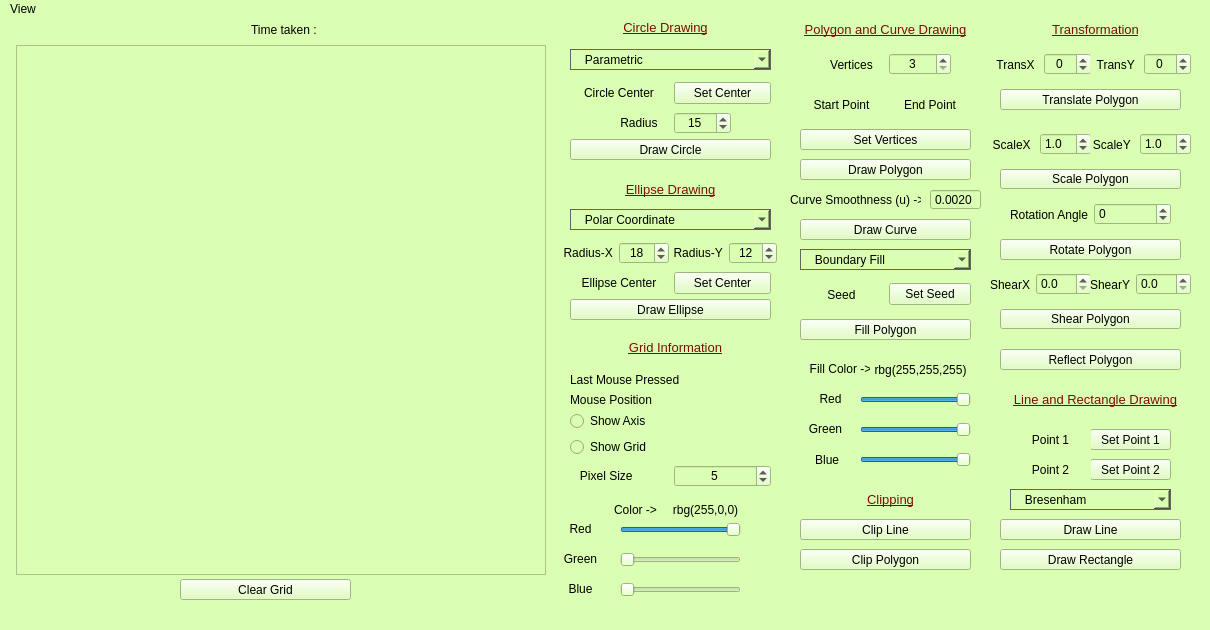
<?xml version="1.0" encoding="UTF-8"?>
<ui version="4.0">
 <class>MainWindow</class>
 <widget class="QMainWindow" name="MainWindow">
  <property name="geometry">
   <rect>
    <x>0</x>
    <y>0</y>
    <width>1210</width>
    <height>630</height>
   </rect>
  </property>
  <property name="windowTitle">
   <string>MainWindow</string>
  </property>
  <property name="styleSheet">
   <string notr="true">background-color:rgb(219, 255, 178)</string>
  </property>
  <widget class="QWidget" name="centralwidget">
   <widget class="frame_widget" name="frame">
    <property name="geometry">
     <rect>
      <x>16</x>
      <y>26</y>
      <width>530</width>
      <height>530</height>
     </rect>
    </property>
    <property name="frameShape">
     <enum>QFrame::StyledPanel</enum>
    </property>
    <property name="frameShadow">
     <enum>QFrame::Raised</enum>
    </property>
   </widget>
   <widget class="QWidget" name="layoutWidget">
    <property name="geometry">
     <rect>
      <x>570</x>
      <y>370</y>
      <width>201</width>
      <height>21</height>
     </rect>
    </property>
    <layout class="QHBoxLayout" name="horizontalLayout_2">
     <item>
      <widget class="QLabel" name="label_6">
       <property name="text">
        <string>Mouse Position</string>
       </property>
      </widget>
     </item>
     <item>
      <widget class="QLabel" name="coord">
       <property name="text">
        <string/>
       </property>
      </widget>
     </item>
    </layout>
   </widget>
   <widget class="QWidget" name="layoutWidget">
    <property name="geometry">
     <rect>
      <x>570</x>
      <y>390</y>
      <width>201</width>
      <height>81</height>
     </rect>
    </property>
    <layout class="QVBoxLayout" name="verticalLayout_2">
     <item>
      <layout class="QVBoxLayout" name="verticalLayout">
       <item>
        <widget class="QRadioButton" name="radioButton">
         <property name="text">
          <string>Show Axis</string>
         </property>
         <property name="autoExclusive">
          <bool>false</bool>
         </property>
        </widget>
       </item>
       <item>
        <widget class="QRadioButton" name="radioButton_2">
         <property name="text">
          <string>Show Grid</string>
         </property>
         <property name="autoExclusive">
          <bool>false</bool>
         </property>
        </widget>
       </item>
      </layout>
     </item>
     <item>
      <layout class="QHBoxLayout" name="horizontalLayout_3">
       <item>
        <widget class="QLabel" name="label">
         <property name="text">
          <string>   Pixel Size</string>
         </property>
        </widget>
       </item>
       <item>
        <widget class="QSpinBox" name="spinBox">
         <property name="alignment">
          <set>Qt::AlignCenter</set>
         </property>
         <property name="maximum">
          <number>150</number>
         </property>
         <property name="value">
          <number>5</number>
         </property>
        </widget>
       </item>
      </layout>
     </item>
    </layout>
   </widget>
   <widget class="QPushButton" name="pushButton_5">
    <property name="geometry">
     <rect>
      <x>180</x>
      <y>560</y>
      <width>171</width>
      <height>21</height>
     </rect>
    </property>
    <property name="text">
     <string>Clear Grid</string>
    </property>
   </widget>
   <widget class="QWidget" name="horizontalLayoutWidget">
    <property name="geometry">
     <rect>
      <x>570</x>
      <y>350</y>
      <width>201</width>
      <height>21</height>
     </rect>
    </property>
    <layout class="QHBoxLayout" name="horizontalLayout_6">
     <item>
      <widget class="QLabel" name="label_5">
       <property name="text">
        <string>Last Mouse Pressed</string>
       </property>
      </widget>
     </item>
     <item>
      <widget class="QLabel" name="press">
       <property name="text">
        <string/>
       </property>
      </widget>
     </item>
    </layout>
   </widget>
   <widget class="QComboBox" name="comboBox">
    <property name="geometry">
     <rect>
      <x>570</x>
      <y>30</y>
      <width>201</width>
      <height>21</height>
     </rect>
    </property>
    <property name="sizePolicy">
     <sizepolicy hsizetype="Preferred" vsizetype="Fixed">
      <horstretch>0</horstretch>
      <verstretch>0</verstretch>
     </sizepolicy>
    </property>
    <property name="layoutDirection">
     <enum>Qt::LeftToRight</enum>
    </property>
    <property name="autoFillBackground">
     <bool>false</bool>
    </property>
    <property name="styleSheet">
     <string notr="true">border: 0.5px solid rgb(100, 100, 100)
</string>
    </property>
    <property name="insertPolicy">
     <enum>QComboBox::InsertAlphabetically</enum>
    </property>
    <property name="sizeAdjustPolicy">
     <enum>QComboBox::AdjustToContentsOnFirstShow</enum>
    </property>
    <item>
     <property name="text">
      <string>   Parametric</string>
     </property>
    </item>
    <item>
     <property name="text">
      <string>   Polar Coordinates</string>
     </property>
    </item>
    <item>
     <property name="text">
      <string>   Mid Point</string>
     </property>
    </item>
    <item>
     <property name="text">
      <string>   Bresenham's Midpoint</string>
     </property>
    </item>
   </widget>
   <widget class="QPushButton" name="pushButton_6">
    <property name="geometry">
     <rect>
      <x>570</x>
      <y>120</y>
      <width>201</width>
      <height>21</height>
     </rect>
    </property>
    <property name="text">
     <string>Draw Circle</string>
    </property>
   </widget>
   <widget class="QWidget" name="horizontalLayoutWidget_2">
    <property name="geometry">
     <rect>
      <x>610</x>
      <y>90</y>
      <width>121</width>
      <height>28</height>
     </rect>
    </property>
    <layout class="QHBoxLayout" name="horizontalLayout_8">
     <item>
      <widget class="QLabel" name="label_4">
       <property name="text">
        <string>Radius</string>
       </property>
       <property name="alignment">
        <set>Qt::AlignCenter</set>
       </property>
      </widget>
     </item>
     <item>
      <widget class="QSpinBox" name="radius">
       <property name="alignment">
        <set>Qt::AlignCenter</set>
       </property>
       <property name="value">
        <number>15</number>
       </property>
      </widget>
     </item>
    </layout>
   </widget>
   <widget class="QSlider" name="rSlider">
    <property name="geometry">
     <rect>
      <x>620</x>
      <y>500</y>
      <width>121</width>
      <height>21</height>
     </rect>
    </property>
    <property name="maximum">
     <number>255</number>
    </property>
    <property name="pageStep">
     <number>15</number>
    </property>
    <property name="value">
     <number>255</number>
    </property>
    <property name="orientation">
     <enum>Qt::Horizontal</enum>
    </property>
   </widget>
   <widget class="QLabel" name="R">
    <property name="geometry">
     <rect>
      <x>610</x>
      <y>480</y>
      <width>51</width>
      <height>21</height>
     </rect>
    </property>
    <property name="text">
     <string>Color -&gt;</string>
    </property>
    <property name="alignment">
     <set>Qt::AlignCenter</set>
    </property>
   </widget>
   <widget class="QSlider" name="gSlider">
    <property name="geometry">
     <rect>
      <x>620</x>
      <y>530</y>
      <width>121</width>
      <height>21</height>
     </rect>
    </property>
    <property name="maximum">
     <number>255</number>
    </property>
    <property name="pageStep">
     <number>15</number>
    </property>
    <property name="orientation">
     <enum>Qt::Horizontal</enum>
    </property>
   </widget>
   <widget class="QSlider" name="bSlider">
    <property name="geometry">
     <rect>
      <x>620</x>
      <y>560</y>
      <width>121</width>
      <height>21</height>
     </rect>
    </property>
    <property name="maximum">
     <number>255</number>
    </property>
    <property name="pageStep">
     <number>15</number>
    </property>
    <property name="orientation">
     <enum>Qt::Horizontal</enum>
    </property>
   </widget>
   <widget class="QLabel" name="label_3">
    <property name="geometry">
     <rect>
      <x>560</x>
      <y>500</y>
      <width>41</width>
      <height>20</height>
     </rect>
    </property>
    <property name="text">
     <string>Red</string>
    </property>
    <property name="alignment">
     <set>Qt::AlignCenter</set>
    </property>
   </widget>
   <widget class="QLabel" name="label_7">
    <property name="geometry">
     <rect>
      <x>560</x>
      <y>530</y>
      <width>41</width>
      <height>20</height>
     </rect>
    </property>
    <property name="text">
     <string>Green</string>
    </property>
    <property name="alignment">
     <set>Qt::AlignCenter</set>
    </property>
   </widget>
   <widget class="QLabel" name="label_8">
    <property name="geometry">
     <rect>
      <x>560</x>
      <y>560</y>
      <width>41</width>
      <height>20</height>
     </rect>
    </property>
    <property name="text">
     <string>Blue</string>
    </property>
    <property name="alignment">
     <set>Qt::AlignCenter</set>
    </property>
   </widget>
   <widget class="QLabel" name="color">
    <property name="geometry">
     <rect>
      <x>660</x>
      <y>480</y>
      <width>91</width>
      <height>21</height>
     </rect>
    </property>
    <property name="text">
     <string>rbg(255,0,0)</string>
    </property>
    <property name="alignment">
     <set>Qt::AlignCenter</set>
    </property>
   </widget>
   <widget class="QWidget" name="horizontalLayoutWidget_4">
    <property name="geometry">
     <rect>
      <x>560</x>
      <y>220</y>
      <width>109</width>
      <height>28</height>
     </rect>
    </property>
    <layout class="QHBoxLayout" name="horizontalLayout">
     <item>
      <widget class="QLabel" name="label_9">
       <property name="text">
        <string> Radius-X</string>
       </property>
       <property name="alignment">
        <set>Qt::AlignCenter</set>
       </property>
      </widget>
     </item>
     <item>
      <widget class="QSpinBox" name="major">
       <property name="alignment">
        <set>Qt::AlignCenter</set>
       </property>
       <property name="value">
        <number>18</number>
       </property>
      </widget>
     </item>
    </layout>
   </widget>
   <widget class="QWidget" name="horizontalLayoutWidget_5">
    <property name="geometry">
     <rect>
      <x>670</x>
      <y>220</y>
      <width>107</width>
      <height>28</height>
     </rect>
    </property>
    <layout class="QHBoxLayout" name="horizontalLayout_7">
     <item>
      <widget class="QLabel" name="label_10">
       <property name="text">
        <string> Radius-Y</string>
       </property>
       <property name="alignment">
        <set>Qt::AlignCenter</set>
       </property>
      </widget>
     </item>
     <item>
      <widget class="QSpinBox" name="minor">
       <property name="alignment">
        <set>Qt::AlignCenter</set>
       </property>
       <property name="value">
        <number>12</number>
       </property>
      </widget>
     </item>
    </layout>
   </widget>
   <widget class="QWidget" name="horizontalLayoutWidget_6">
    <property name="geometry">
     <rect>
      <x>570</x>
      <y>250</y>
      <width>201</width>
      <height>28</height>
     </rect>
    </property>
    <layout class="QHBoxLayout" name="horizontalLayout_10">
     <item>
      <widget class="QLabel" name="center_2">
       <property name="text">
        <string>Ellipse Center</string>
       </property>
       <property name="alignment">
        <set>Qt::AlignCenter</set>
       </property>
      </widget>
     </item>
     <item>
      <widget class="QPushButton" name="pushButton">
       <property name="text">
        <string>Set Center</string>
       </property>
      </widget>
     </item>
    </layout>
   </widget>
   <widget class="QPushButton" name="pushButton_7">
    <property name="geometry">
     <rect>
      <x>570</x>
      <y>280</y>
      <width>201</width>
      <height>21</height>
     </rect>
    </property>
    <property name="text">
     <string>Draw Ellipse</string>
    </property>
   </widget>
   <widget class="QLabel" name="label_2">
    <property name="geometry">
     <rect>
      <x>600</x>
      <y>0</y>
      <width>131</width>
      <height>16</height>
     </rect>
    </property>
    <property name="styleSheet">
     <string notr="true">text-decoration: underline;
font-size: 13px;
color: rgb(122, 13, 5);</string>
    </property>
    <property name="text">
     <string>Circle Drawing</string>
    </property>
    <property name="alignment">
     <set>Qt::AlignCenter</set>
    </property>
   </widget>
   <widget class="QWidget" name="horizontalLayoutWidget_3">
    <property name="geometry">
     <rect>
      <x>570</x>
      <y>60</y>
      <width>201</width>
      <height>28</height>
     </rect>
    </property>
    <layout class="QHBoxLayout" name="horizontalLayout_4">
     <item>
      <widget class="QLabel" name="center">
       <property name="text">
        <string>Circle Center</string>
       </property>
       <property name="alignment">
        <set>Qt::AlignCenter</set>
       </property>
      </widget>
     </item>
     <item>
      <widget class="QPushButton" name="pushButton_2">
       <property name="text">
        <string>Set Center</string>
       </property>
      </widget>
     </item>
    </layout>
   </widget>
   <widget class="QLabel" name="label_11">
    <property name="geometry">
     <rect>
      <x>600</x>
      <y>160</y>
      <width>141</width>
      <height>20</height>
     </rect>
    </property>
    <property name="styleSheet">
     <string notr="true">text-decoration: underline;
font-size: 13px;
color: rgb(122, 13, 5);</string>
    </property>
    <property name="text">
     <string>Ellipse Drawing</string>
    </property>
    <property name="alignment">
     <set>Qt::AlignCenter</set>
    </property>
   </widget>
   <widget class="QLabel" name="time">
    <property name="geometry">
     <rect>
      <x>230</x>
      <y>0</y>
      <width>111</width>
      <height>21</height>
     </rect>
    </property>
    <property name="text">
     <string>Time taken : </string>
    </property>
    <property name="alignment">
     <set>Qt::AlignCenter</set>
    </property>
   </widget>
   <widget class="QComboBox" name="comboBox_2">
    <property name="geometry">
     <rect>
      <x>570</x>
      <y>190</y>
      <width>201</width>
      <height>21</height>
     </rect>
    </property>
    <property name="styleSheet">
     <string notr="true">border: 0.5px solid rgb(100, 100, 100)
</string>
    </property>
    <item>
     <property name="text">
      <string>   Polar Coordinate</string>
     </property>
    </item>
    <item>
     <property name="text">
      <string>   Midpoint</string>
     </property>
    </item>
   </widget>
   <widget class="QLabel" name="label_13">
    <property name="geometry">
     <rect>
      <x>800</x>
      <y>0</y>
      <width>171</width>
      <height>21</height>
     </rect>
    </property>
    <property name="styleSheet">
     <string notr="true">text-decoration: underline;
font-size: 13px;
color: rgb(122, 13, 5);</string>
    </property>
    <property name="text">
     <string>Polygon and Curve Drawing</string>
    </property>
    <property name="alignment">
     <set>Qt::AlignCenter</set>
    </property>
   </widget>
   <widget class="QWidget" name="horizontalLayoutWidget_7">
    <property name="geometry">
     <rect>
      <x>820</x>
      <y>30</y>
      <width>131</width>
      <height>31</height>
     </rect>
    </property>
    <layout class="QHBoxLayout" name="horizontalLayout_5">
     <item>
      <widget class="QLabel" name="label_14">
       <property name="text">
        <string>Vertices</string>
       </property>
       <property name="alignment">
        <set>Qt::AlignCenter</set>
       </property>
      </widget>
     </item>
     <item>
      <widget class="QSpinBox" name="vertices">
       <property name="alignment">
        <set>Qt::AlignCenter</set>
       </property>
       <property name="minimum">
        <number>3</number>
       </property>
       <property name="maximum">
        <number>20</number>
       </property>
       <property name="value">
        <number>3</number>
       </property>
      </widget>
     </item>
    </layout>
   </widget>
   <widget class="QPushButton" name="pushButton_8">
    <property name="geometry">
     <rect>
      <x>800</x>
      <y>110</y>
      <width>171</width>
      <height>21</height>
     </rect>
    </property>
    <property name="text">
     <string>Set Vertices</string>
    </property>
   </widget>
   <widget class="QWidget" name="horizontalLayoutWidget_8">
    <property name="geometry">
     <rect>
      <x>800</x>
      <y>70</y>
      <width>171</width>
      <height>31</height>
     </rect>
    </property>
    <layout class="QHBoxLayout" name="horizontalLayout_9">
     <item>
      <widget class="QLabel" name="polygonStart">
       <property name="text">
        <string>Start Point</string>
       </property>
       <property name="alignment">
        <set>Qt::AlignCenter</set>
       </property>
      </widget>
     </item>
     <item>
      <widget class="QLabel" name="polygonEnd">
       <property name="text">
        <string>End Point</string>
       </property>
       <property name="alignment">
        <set>Qt::AlignCenter</set>
       </property>
      </widget>
     </item>
    </layout>
   </widget>
   <widget class="QPushButton" name="pushButton_9">
    <property name="geometry">
     <rect>
      <x>800</x>
      <y>140</y>
      <width>171</width>
      <height>21</height>
     </rect>
    </property>
    <property name="text">
     <string>Draw Polygon</string>
    </property>
   </widget>
   <widget class="QWidget" name="horizontalLayoutWidget_9">
    <property name="geometry">
     <rect>
      <x>800</x>
      <y>260</y>
      <width>171</width>
      <height>31</height>
     </rect>
    </property>
    <layout class="QHBoxLayout" name="horizontalLayout_11">
     <item>
      <widget class="QLabel" name="seed">
       <property name="text">
        <string>Seed</string>
       </property>
       <property name="alignment">
        <set>Qt::AlignCenter</set>
       </property>
      </widget>
     </item>
     <item>
      <widget class="QPushButton" name="pushButton_3">
       <property name="text">
        <string>Set Seed</string>
       </property>
      </widget>
     </item>
    </layout>
   </widget>
   <widget class="QPushButton" name="pushButton_4">
    <property name="geometry">
     <rect>
      <x>800</x>
      <y>300</y>
      <width>171</width>
      <height>21</height>
     </rect>
    </property>
    <property name="text">
     <string>Fill Polygon</string>
    </property>
   </widget>
   <widget class="QComboBox" name="comboBox_3">
    <property name="geometry">
     <rect>
      <x>800</x>
      <y>230</y>
      <width>171</width>
      <height>21</height>
     </rect>
    </property>
    <property name="styleSheet">
     <string notr="true">border: 0.5px solid rgb(100, 100, 100)
</string>
    </property>
    <item>
     <property name="text">
      <string>   Boundary Fill</string>
     </property>
    </item>
    <item>
     <property name="text">
      <string>   Flood Fill </string>
     </property>
    </item>
    <item>
     <property name="text">
      <string>   ScanLine Fill</string>
     </property>
    </item>
   </widget>
   <widget class="QLabel" name="label_12">
    <property name="geometry">
     <rect>
      <x>810</x>
      <y>340</y>
      <width>61</width>
      <height>20</height>
     </rect>
    </property>
    <property name="text">
     <string>Fill Color -&gt;</string>
    </property>
    <property name="alignment">
     <set>Qt::AlignCenter</set>
    </property>
   </widget>
   <widget class="QLabel" name="fillcolor">
    <property name="geometry">
     <rect>
      <x>870</x>
      <y>340</y>
      <width>101</width>
      <height>21</height>
     </rect>
    </property>
    <property name="text">
     <string>rbg(255,255,255)</string>
    </property>
    <property name="alignment">
     <set>Qt::AlignCenter</set>
    </property>
   </widget>
   <widget class="QSlider" name="rFill">
    <property name="geometry">
     <rect>
      <x>860</x>
      <y>370</y>
      <width>111</width>
      <height>21</height>
     </rect>
    </property>
    <property name="maximum">
     <number>255</number>
    </property>
    <property name="pageStep">
     <number>15</number>
    </property>
    <property name="value">
     <number>255</number>
    </property>
    <property name="orientation">
     <enum>Qt::Horizontal</enum>
    </property>
   </widget>
   <widget class="QSlider" name="gFill">
    <property name="geometry">
     <rect>
      <x>860</x>
      <y>400</y>
      <width>111</width>
      <height>21</height>
     </rect>
    </property>
    <property name="maximum">
     <number>255</number>
    </property>
    <property name="pageStep">
     <number>15</number>
    </property>
    <property name="value">
     <number>255</number>
    </property>
    <property name="orientation">
     <enum>Qt::Horizontal</enum>
    </property>
   </widget>
   <widget class="QLabel" name="label_16">
    <property name="geometry">
     <rect>
      <x>810</x>
      <y>370</y>
      <width>41</width>
      <height>20</height>
     </rect>
    </property>
    <property name="text">
     <string>Red</string>
    </property>
    <property name="alignment">
     <set>Qt::AlignCenter</set>
    </property>
   </widget>
   <widget class="QLabel" name="label_17">
    <property name="geometry">
     <rect>
      <x>800</x>
      <y>400</y>
      <width>51</width>
      <height>20</height>
     </rect>
    </property>
    <property name="text">
     <string>Green</string>
    </property>
    <property name="alignment">
     <set>Qt::AlignCenter</set>
    </property>
   </widget>
   <widget class="QLabel" name="label_18">
    <property name="geometry">
     <rect>
      <x>800</x>
      <y>430</y>
      <width>51</width>
      <height>21</height>
     </rect>
    </property>
    <property name="text">
     <string> Blue</string>
    </property>
    <property name="alignment">
     <set>Qt::AlignCenter</set>
    </property>
   </widget>
   <widget class="QSlider" name="bFill">
    <property name="geometry">
     <rect>
      <x>860</x>
      <y>430</y>
      <width>111</width>
      <height>21</height>
     </rect>
    </property>
    <property name="maximum">
     <number>255</number>
    </property>
    <property name="pageStep">
     <number>15</number>
    </property>
    <property name="value">
     <number>255</number>
    </property>
    <property name="orientation">
     <enum>Qt::Horizontal</enum>
    </property>
   </widget>
   <widget class="QWidget" name="horizontalLayoutWidget_10">
    <property name="geometry">
     <rect>
      <x>990</x>
      <y>30</y>
      <width>101</width>
      <height>31</height>
     </rect>
    </property>
    <layout class="QHBoxLayout" name="horizontalLayout_12">
     <item>
      <widget class="QLabel" name="label_15">
       <property name="text">
        <string>TransX </string>
       </property>
       <property name="alignment">
        <set>Qt::AlignRight|Qt::AlignTrailing|Qt::AlignVCenter</set>
       </property>
      </widget>
     </item>
     <item>
      <widget class="QSpinBox" name="tranx">
       <property name="alignment">
        <set>Qt::AlignCenter</set>
       </property>
       <property name="minimum">
        <number>-50</number>
       </property>
       <property name="maximum">
        <number>50</number>
       </property>
      </widget>
     </item>
    </layout>
   </widget>
   <widget class="QWidget" name="horizontalLayoutWidget_11">
    <property name="geometry">
     <rect>
      <x>1090</x>
      <y>30</y>
      <width>101</width>
      <height>31</height>
     </rect>
    </property>
    <layout class="QHBoxLayout" name="horizontalLayout_13">
     <item>
      <widget class="QLabel" name="label_19">
       <property name="text">
        <string>TransY </string>
       </property>
       <property name="alignment">
        <set>Qt::AlignRight|Qt::AlignTrailing|Qt::AlignVCenter</set>
       </property>
      </widget>
     </item>
     <item>
      <widget class="QSpinBox" name="trany">
       <property name="alignment">
        <set>Qt::AlignCenter</set>
       </property>
       <property name="minimum">
        <number>-50</number>
       </property>
       <property name="maximum">
        <number>50</number>
       </property>
      </widget>
     </item>
    </layout>
   </widget>
   <widget class="QPushButton" name="pushButton_translate">
    <property name="geometry">
     <rect>
      <x>1000</x>
      <y>70</y>
      <width>181</width>
      <height>21</height>
     </rect>
    </property>
    <property name="text">
     <string>Translate Polygon</string>
    </property>
   </widget>
   <widget class="QLabel" name="label_20">
    <property name="geometry">
     <rect>
      <x>1040</x>
      <y>0</y>
      <width>111</width>
      <height>21</height>
     </rect>
    </property>
    <property name="styleSheet">
     <string notr="true">text-decoration: underline;
font-size: 13px;
color: rgb(122, 13, 5);</string>
    </property>
    <property name="text">
     <string>Transformation</string>
    </property>
    <property name="alignment">
     <set>Qt::AlignCenter</set>
    </property>
   </widget>
   <widget class="QWidget" name="horizontalLayoutWidget_12">
    <property name="geometry">
     <rect>
      <x>990</x>
      <y>110</y>
      <width>101</width>
      <height>31</height>
     </rect>
    </property>
    <layout class="QHBoxLayout" name="horizontalLayout_14">
     <item>
      <widget class="QLabel" name="label_21">
       <property name="text">
        <string>ScaleX </string>
       </property>
       <property name="alignment">
        <set>Qt::AlignRight|Qt::AlignTrailing|Qt::AlignVCenter</set>
       </property>
      </widget>
     </item>
     <item>
      <widget class="QDoubleSpinBox" name="scalex">
       <property name="prefix">
        <string/>
       </property>
       <property name="decimals">
        <number>1</number>
       </property>
       <property name="maximum">
        <double>10.000000000000000</double>
       </property>
       <property name="singleStep">
        <double>0.300000000000000</double>
       </property>
       <property name="value">
        <double>1.000000000000000</double>
       </property>
      </widget>
     </item>
    </layout>
   </widget>
   <widget class="QWidget" name="horizontalLayoutWidget_13">
    <property name="geometry">
     <rect>
      <x>1090</x>
      <y>110</y>
      <width>101</width>
      <height>31</height>
     </rect>
    </property>
    <layout class="QHBoxLayout" name="horizontalLayout_15">
     <item>
      <widget class="QLabel" name="label_22">
       <property name="text">
        <string>ScaleY </string>
       </property>
       <property name="alignment">
        <set>Qt::AlignRight|Qt::AlignTrailing|Qt::AlignVCenter</set>
       </property>
      </widget>
     </item>
     <item>
      <widget class="QDoubleSpinBox" name="scaley">
       <property name="decimals">
        <number>1</number>
       </property>
       <property name="maximum">
        <double>10.000000000000000</double>
       </property>
       <property name="singleStep">
        <double>0.300000000000000</double>
       </property>
       <property name="value">
        <double>1.000000000000000</double>
       </property>
      </widget>
     </item>
    </layout>
   </widget>
   <widget class="QPushButton" name="pushButton_scale">
    <property name="geometry">
     <rect>
      <x>1000</x>
      <y>150</y>
      <width>181</width>
      <height>20</height>
     </rect>
    </property>
    <property name="text">
     <string>Scale Polygon</string>
    </property>
   </widget>
   <widget class="QWidget" name="horizontalLayoutWidget_14">
    <property name="geometry">
     <rect>
      <x>1010</x>
      <y>180</y>
      <width>161</width>
      <height>31</height>
     </rect>
    </property>
    <layout class="QHBoxLayout" name="horizontalLayout_16">
     <item>
      <widget class="QLabel" name="label_23">
       <property name="text">
        <string>Rotation Angle</string>
       </property>
       <property name="alignment">
        <set>Qt::AlignRight|Qt::AlignTrailing|Qt::AlignVCenter</set>
       </property>
      </widget>
     </item>
     <item>
      <widget class="QSpinBox" name="rotate">
       <property name="minimum">
        <number>-180</number>
       </property>
       <property name="maximum">
        <number>180</number>
       </property>
       <property name="singleStep">
        <number>5</number>
       </property>
      </widget>
     </item>
    </layout>
   </widget>
   <widget class="QPushButton" name="pushButton_rotate">
    <property name="geometry">
     <rect>
      <x>1000</x>
      <y>220</y>
      <width>181</width>
      <height>21</height>
     </rect>
    </property>
    <property name="text">
     <string>Rotate Polygon</string>
    </property>
   </widget>
   <widget class="QPushButton" name="pushButton_11">
    <property name="geometry">
     <rect>
      <x>1090</x>
      <y>440</y>
      <width>81</width>
      <height>21</height>
     </rect>
    </property>
    <property name="text">
     <string>Set Point 2</string>
    </property>
   </widget>
   <widget class="QPushButton" name="pushButton_10">
    <property name="geometry">
     <rect>
      <x>1090</x>
      <y>410</y>
      <width>81</width>
      <height>21</height>
     </rect>
    </property>
    <property name="text">
     <string>Set Point 1</string>
    </property>
   </widget>
   <widget class="QPushButton" name="pushButton_line">
    <property name="geometry">
     <rect>
      <x>1000</x>
      <y>500</y>
      <width>181</width>
      <height>21</height>
     </rect>
    </property>
    <property name="text">
     <string>Draw Line</string>
    </property>
   </widget>
   <widget class="QPushButton" name="pushButton_reflect">
    <property name="geometry">
     <rect>
      <x>1000</x>
      <y>330</y>
      <width>181</width>
      <height>21</height>
     </rect>
    </property>
    <property name="text">
     <string>Reflect Polygon</string>
    </property>
   </widget>
   <widget class="QLabel" name="point1">
    <property name="geometry">
     <rect>
      <x>1010</x>
      <y>410</y>
      <width>81</width>
      <height>21</height>
     </rect>
    </property>
    <property name="text">
     <string>Point 1</string>
    </property>
    <property name="alignment">
     <set>Qt::AlignCenter</set>
    </property>
   </widget>
   <widget class="QLabel" name="point2">
    <property name="geometry">
     <rect>
      <x>1010</x>
      <y>440</y>
      <width>81</width>
      <height>21</height>
     </rect>
    </property>
    <property name="text">
     <string>Point 2</string>
    </property>
    <property name="alignment">
     <set>Qt::AlignCenter</set>
    </property>
   </widget>
   <widget class="QLabel" name="label_26">
    <property name="geometry">
     <rect>
      <x>1010</x>
      <y>370</y>
      <width>171</width>
      <height>21</height>
     </rect>
    </property>
    <property name="styleSheet">
     <string notr="true">text-decoration: underline;
font-size: 13px;
color: rgb(122, 13, 5);
</string>
    </property>
    <property name="text">
     <string>Line and Rectangle Drawing</string>
    </property>
    <property name="alignment">
     <set>Qt::AlignCenter</set>
    </property>
   </widget>
   <widget class="QComboBox" name="comboBox_4">
    <property name="geometry">
     <rect>
      <x>1010</x>
      <y>470</y>
      <width>161</width>
      <height>21</height>
     </rect>
    </property>
    <property name="styleSheet">
     <string notr="true">border: 0.5px solid rgb(100, 100, 100)
</string>
    </property>
    <item>
     <property name="text">
      <string>   Bresenham</string>
     </property>
    </item>
    <item>
     <property name="text">
      <string>   DDA</string>
     </property>
    </item>
   </widget>
   <widget class="QWidget" name="horizontalLayoutWidget_15">
    <property name="geometry">
     <rect>
      <x>990</x>
      <y>250</y>
      <width>101</width>
      <height>31</height>
     </rect>
    </property>
    <layout class="QHBoxLayout" name="horizontalLayout_17">
     <item>
      <widget class="QLabel" name="label_24">
       <property name="text">
        <string>ShearX</string>
       </property>
       <property name="alignment">
        <set>Qt::AlignCenter</set>
       </property>
      </widget>
     </item>
     <item>
      <widget class="QDoubleSpinBox" name="shearx">
       <property name="decimals">
        <number>1</number>
       </property>
       <property name="singleStep">
        <double>0.500000000000000</double>
       </property>
      </widget>
     </item>
    </layout>
   </widget>
   <widget class="QWidget" name="horizontalLayoutWidget_16">
    <property name="geometry">
     <rect>
      <x>1090</x>
      <y>250</y>
      <width>101</width>
      <height>31</height>
     </rect>
    </property>
    <layout class="QHBoxLayout" name="horizontalLayout_18">
     <item>
      <widget class="QLabel" name="label_25">
       <property name="text">
        <string>ShearY</string>
       </property>
       <property name="alignment">
        <set>Qt::AlignCenter</set>
       </property>
      </widget>
     </item>
     <item>
      <widget class="QDoubleSpinBox" name="sheary">
       <property name="decimals">
        <number>1</number>
       </property>
       <property name="singleStep">
        <double>0.500000000000000</double>
       </property>
      </widget>
     </item>
    </layout>
   </widget>
   <widget class="QPushButton" name="pushButton_shear">
    <property name="geometry">
     <rect>
      <x>1000</x>
      <y>290</y>
      <width>181</width>
      <height>20</height>
     </rect>
    </property>
    <property name="text">
     <string>Shear Polygon</string>
    </property>
   </widget>
   <widget class="QPushButton" name="pushButton_rect">
    <property name="geometry">
     <rect>
      <x>1000</x>
      <y>530</y>
      <width>181</width>
      <height>21</height>
     </rect>
    </property>
    <property name="text">
     <string>Draw Rectangle</string>
    </property>
   </widget>
   <widget class="QPushButton" name="pushButton_clipL">
    <property name="geometry">
     <rect>
      <x>800</x>
      <y>500</y>
      <width>171</width>
      <height>21</height>
     </rect>
    </property>
    <property name="text">
     <string>Clip Line</string>
    </property>
   </widget>
   <widget class="QPushButton" name="pushButton_clipP">
    <property name="geometry">
     <rect>
      <x>800</x>
      <y>530</y>
      <width>171</width>
      <height>21</height>
     </rect>
    </property>
    <property name="text">
     <string>Clip Polygon</string>
    </property>
   </widget>
   <widget class="QLabel" name="label_27">
    <property name="geometry">
     <rect>
      <x>840</x>
      <y>470</y>
      <width>101</width>
      <height>21</height>
     </rect>
    </property>
    <property name="styleSheet">
     <string notr="true">text-decoration: underline;
font-size: 13px;
color: rgb(122, 13, 5);
</string>
    </property>
    <property name="text">
     <string>Clipping</string>
    </property>
    <property name="alignment">
     <set>Qt::AlignCenter</set>
    </property>
   </widget>
   <widget class="QLabel" name="label_28">
    <property name="geometry">
     <rect>
      <x>610</x>
      <y>320</y>
      <width>131</width>
      <height>16</height>
     </rect>
    </property>
    <property name="styleSheet">
     <string notr="true">text-decoration: underline;
font-size: 13px;
color: rgb(122, 13, 5);
</string>
    </property>
    <property name="text">
     <string>Grid Information</string>
    </property>
    <property name="alignment">
     <set>Qt::AlignCenter</set>
    </property>
   </widget>
   <widget class="QPushButton" name="pushButton_curve">
    <property name="geometry">
     <rect>
      <x>800</x>
      <y>200</y>
      <width>171</width>
      <height>21</height>
     </rect>
    </property>
    <property name="text">
     <string>Draw Curve</string>
    </property>
   </widget>
   <widget class="QLabel" name="label_29">
    <property name="geometry">
     <rect>
      <x>790</x>
      <y>170</y>
      <width>131</width>
      <height>21</height>
     </rect>
    </property>
    <property name="text">
     <string> Curve Smoothness (u) -&gt;</string>
    </property>
    <property name="alignment">
     <set>Qt::AlignCenter</set>
    </property>
   </widget>
   <widget class="QDoubleSpinBox" name="curveU">
    <property name="geometry">
     <rect>
      <x>930</x>
      <y>170</y>
      <width>51</width>
      <height>21</height>
     </rect>
    </property>
    <property name="alignment">
     <set>Qt::AlignLeading|Qt::AlignLeft|Qt::AlignVCenter</set>
    </property>
    <property name="buttonSymbols">
     <enum>QAbstractSpinBox::NoButtons</enum>
    </property>
    <property name="decimals">
     <number>4</number>
    </property>
    <property name="minimum">
     <double>0.000100000000000</double>
    </property>
    <property name="maximum">
     <double>1.000000000000000</double>
    </property>
    <property name="singleStep">
     <double>0.000000000000000</double>
    </property>
    <property name="value">
     <double>0.002000000000000</double>
    </property>
   </widget>
  </widget>
  <widget class="QMenuBar" name="menubar">
   <property name="geometry">
    <rect>
     <x>0</x>
     <y>0</y>
     <width>1210</width>
     <height>21</height>
    </rect>
   </property>
   <widget class="QMenu" name="menuCreate_New">
    <property name="styleSheet">
     <string notr="true"/>
    </property>
    <property name="title">
     <string>View</string>
    </property>
   </widget>
   <addaction name="menuCreate_New"/>
  </widget>
  <widget class="QStatusBar" name="statusbar"/>
 </widget>
 <customwidgets>
  <customwidget>
   <class>frame_widget</class>
   <extends>QFrame</extends>
   <header>frame_widget.h</header>
   <container>1</container>
  </customwidget>
 </customwidgets>
 <resources/>
 <connections/>
</ui>
